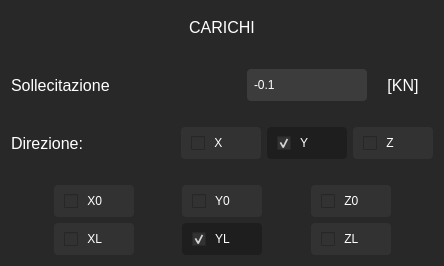
                <widget class="QFrame" name="frame_22">
                 <property name="styleSheet">
                  <string notr="true">background-color: rgb(40,40,40);
border-radius: 4px;
border: none</string>
                 </property>
                 <property name="frameShape">
                  <enum>QFrame::StyledPanel</enum>
                 </property>
                 <property name="frameShadow">
                  <enum>QFrame::Raised</enum>
                 </property>
                 <layout class="QGridLayout" name="gridLayout_13">
                  <item row="3" column="0" colspan="3">
                   <layout class="QHBoxLayout" name="horizontalLayout_32">
                    <item>
                     <widget class="QLabel" name="label_249">
                      <property name="minimumSize">
                       <size>
                        <width>230</width>
                        <height>32</height>
                       </size>
                      </property>
                      <property name="font">
                       <font>
                        <family>Segoe UI</family>
                        <pointsize>12</pointsize>
                        <weight>50</weight>
                        <italic>false</italic>
                        <bold>false</bold>
                       </font>
                      </property>
                      <property name="layoutDirection">
                       <enum>Qt::LeftToRight</enum>
                      </property>
                      <property name="styleSheet">
                       <string notr="true">font:400 12pt &quot;Segoe UI&quot;;
color: rgb(255,255,255);</string>
                      </property>
                      <property name="text">
                       <string>Sollecitazione</string>
                      </property>
                      <property name="alignment">
                       <set>Qt::AlignLeading|Qt::AlignLeft|Qt::AlignVCenter</set>
                      </property>
                     </widget>
                    </item>
                    <item>
                     <widget class="QLineEdit" name="beam_carico">
                      <property name="sizePolicy">
                       <sizepolicy hsizetype="Preferred" vsizetype="Preferred">
                        <horstretch>0</horstretch>
                        <verstretch>0</verstretch>
                       </sizepolicy>
                      </property>
                      <property name="minimumSize">
                       <size>
                        <width>120</width>
                        <height>32</height>
                       </size>
                      </property>
                      <property name="maximumSize">
                       <size>
                        <width>120</width>
                        <height>32</height>
                       </size>
                      </property>
                      <property name="styleSheet">
                       <string notr="true">background-color: rgb(60,60,60);
font: 10pt &quot;Segoe UI&quot;;
color: rgb(255, 255, 255);
padding-left: 5px;
border-radius:4px</string>
                      </property>
                      <property name="text">
                       <string>-0.1</string>
                      </property>
                     </widget>
                    </item>
                    <item>
                     <widget class="QLabel" name="label_248">
                      <property name="minimumSize">
                       <size>
                        <width>60</width>
                        <height>32</height>
                       </size>
                      </property>
                      <property name="maximumSize">
                       <size>
                        <width>60</width>
                        <height>16777215</height>
                       </size>
                      </property>
                      <property name="font">
                       <font>
                        <family>Segoe UI</family>
                        <pointsize>12</pointsize>
                        <weight>50</weight>
                        <italic>false</italic>
                        <bold>false</bold>
                       </font>
                      </property>
                      <property name="layoutDirection">
                       <enum>Qt::LeftToRight</enum>
                      </property>
                      <property name="styleSheet">
                       <string notr="true">font:400 12pt &quot;Segoe UI&quot;;
color: rgb(255,255,255);</string>
                      </property>
                      <property name="text">
                       <string>[KN]</string>
                      </property>
                      <property name="alignment">
                       <set>Qt::AlignCenter</set>
                      </property>
                     </widget>
                    </item>
                   </layout>
                  </item>
                  <item row="5" column="0" colspan="3">
                   <layout class="QHBoxLayout" name="horizontalLayout_28">
                    <item>
                     <widget class="QLabel" name="label_250">
                      <property name="minimumSize">
                       <size>
                        <width>120</width>
                        <height>32</height>
                       </size>
                      </property>
                      <property name="font">
                       <font>
                        <family>Segoe UI</family>
                        <pointsize>12</pointsize>
                        <weight>50</weight>
                        <italic>false</italic>
                        <bold>false</bold>
                       </font>
                      </property>
                      <property name="layoutDirection">
                       <enum>Qt::LeftToRight</enum>
                      </property>
                      <property name="styleSheet">
                       <string notr="true">font:400 12pt &quot;Segoe UI&quot;;
color: rgb(255,255,255);</string>
                      </property>
                      <property name="text">
                       <string>Direzione:</string>
                      </property>
                      <property name="alignment">
                       <set>Qt::AlignLeading|Qt::AlignLeft|Qt::AlignVCenter</set>
                      </property>
                     </widget>
                    </item>
                    <item>
                     <spacer name="horizontalSpacer_37">
                      <property name="orientation">
                       <enum>Qt::Horizontal</enum>
                      </property>
                      <property name="sizeHint" stdset="0">
                       <size>
                        <width>40</width>
                        <height>20</height>
                       </size>
                      </property>
                     </spacer>
                    </item>
                    <item>
                     <widget class="QCheckBox" name="beam_carico_direzione_x">
                      <property name="minimumSize">
                       <size>
                        <width>80</width>
                        <height>32</height>
                       </size>
                      </property>
                      <property name="styleSheet">
                       <string notr="true">QCheckBox {
    font: 400 12pt &quot;Segoe UI&quot;;
    color: rgb(255,255,255);
    padding-left: 10px;
    background-color: rgb(50,50,50); /* colore di default */
    border-radius: 4px; /* opzionale */
}

QCheckBox:checked {
    background-color: rgb(30,30,30); /* cambia sfondo quando premuto */
}
</string>
                      </property>
                      <property name="text">
                       <string> X</string>
                      </property>
                     </widget>
                    </item>
                    <item>
                     <widget class="QCheckBox" name="beam_carico_direzione_y">
                      <property name="minimumSize">
                       <size>
                        <width>80</width>
                        <height>32</height>
                       </size>
                      </property>
                      <property name="styleSheet">
                       <string notr="true">QCheckBox {
    font: 400 12pt &quot;Segoe UI&quot;;
    color: rgb(255,255,255);
    padding-left: 10px;
    background-color: rgb(50,50,50); /* colore di default */
    border-radius: 4px; /* opzionale */
}

QCheckBox:checked {
    background-color: rgb(30,30,30); /* cambia sfondo quando premuto */
}
</string>
                      </property>
                      <property name="text">
                       <string> Y</string>
                      </property>
                      <property name="checked">
                       <bool>true</bool>
                      </property>
                     </widget>
                    </item>
                    <item>
                     <widget class="QCheckBox" name="beam_carico_direzione_z">
                      <property name="minimumSize">
                       <size>
                        <width>80</width>
                        <height>32</height>
                       </size>
                      </property>
                      <property name="styleSheet">
                       <string notr="true">QCheckBox {
    font: 400 12pt &quot;Segoe UI&quot;;
    color: rgb(255,255,255);
    padding-left: 10px;
    background-color: rgb(50,50,50); /* colore di default */
    border-radius: 4px; /* opzionale */
}

QCheckBox:checked {
    background-color: rgb(30,30,30); /* cambia sfondo quando premuto */
}
</string>
                      </property>
                      <property name="text">
                       <string> Z</string>
                      </property>
                     </widget>
                    </item>
                   </layout>
                  </item>
                  <item row="7" column="0" colspan="3">
                   <layout class="QGridLayout" name="gridLayout_10">
                    <item row="0" column="0" rowspan="2">
                     <spacer name="horizontalSpacer_31">
                      <property name="orientation">
                       <enum>Qt::Horizontal</enum>
                      </property>
                      <property name="sizeHint" stdset="0">
                       <size>
                        <width>40</width>
                        <height>20</height>
                       </size>
                      </property>
                     </spacer>
                    </item>
                    <item row="0" column="1">
                     <widget class="QCheckBox" name="beam_carico_x0">
                      <property name="minimumSize">
                       <size>
                        <width>80</width>
                        <height>32</height>
                       </size>
                      </property>
                      <property name="styleSheet">
                       <string notr="true">QCheckBox {
    font: 400 12pt &quot;Segoe UI&quot;;
    color: rgb(255,255,255);
    padding-left: 10px;
    background-color: rgb(50,50,50); /* colore di default */
    border-radius: 4px; /* opzionale */
}

QCheckBox:checked {
    background-color: rgb(30,30,30); /* cambia sfondo quando premuto */
}
</string>
                      </property>
                      <property name="text">
                       <string> X0</string>
                      </property>
                     </widget>
                    </item>
                    <item row="0" column="2" rowspan="2">
                     <spacer name="horizontalSpacer_33">
                      <property name="orientation">
                       <enum>Qt::Horizontal</enum>
                      </property>
                      <property name="sizeHint" stdset="0">
                       <size>
                        <width>40</width>
                        <height>20</height>
                       </size>
                      </property>
                     </spacer>
                    </item>
                    <item row="0" column="3">
                     <widget class="QCheckBox" name="beam_carico_y0">
                      <property name="minimumSize">
                       <size>
                        <width>80</width>
                        <height>32</height>
                       </size>
                      </property>
                      <property name="styleSheet">
                       <string notr="true">QCheckBox {
    font: 400 12pt &quot;Segoe UI&quot;;
    color: rgb(255,255,255);
    padding-left: 10px;
    background-color: rgb(50,50,50); /* colore di default */
    border-radius: 4px; /* opzionale */
}

QCheckBox:checked {
    background-color: rgb(30,30,30); /* cambia sfondo quando premuto */
}
</string>
                      </property>
                      <property name="text">
                       <string> Y0</string>
                      </property>
                     </widget>
                    </item>
                    <item row="0" column="4" rowspan="2">
                     <spacer name="horizontalSpacer_32">
                      <property name="orientation">
                       <enum>Qt::Horizontal</enum>
                      </property>
                      <property name="sizeHint" stdset="0">
                       <size>
                        <width>40</width>
                        <height>20</height>
                       </size>
                      </property>
                     </spacer>
                    </item>
                    <item row="0" column="5">
                     <widget class="QCheckBox" name="beam_carico_z0">
                      <property name="minimumSize">
                       <size>
                        <width>80</width>
                        <height>32</height>
                       </size>
                      </property>
                      <property name="styleSheet">
                       <string notr="true">QCheckBox {
    font: 400 12pt &quot;Segoe UI&quot;;
    color: rgb(255,255,255);
    padding-left: 10px;
    background-color: rgb(50,50,50); /* colore di default */
    border-radius: 4px; /* opzionale */
}

QCheckBox:checked {
    background-color: rgb(30,30,30); /* cambia sfondo quando premuto */
}
</string>
                      </property>
                      <property name="text">
                       <string> Z0</string>
                      </property>
                     </widget>
                    </item>
                    <item row="0" column="6" rowspan="2">
                     <spacer name="horizontalSpacer_34">
                      <property name="orientation">
                       <enum>Qt::Horizontal</enum>
                      </property>
                      <property name="sizeHint" stdset="0">
                       <size>
                        <width>40</width>
                        <height>20</height>
                       </size>
                      </property>
                     </spacer>
                    </item>
                    <item row="1" column="1">
                     <widget class="QCheckBox" name="beam_carico_xL">
                      <property name="minimumSize">
                       <size>
                        <width>80</width>
                        <height>32</height>
                       </size>
                      </property>
                      <property name="styleSheet">
                       <string notr="true">QCheckBox {
    font: 400 12pt &quot;Segoe UI&quot;;
    color: rgb(255,255,255);
    padding-left: 10px;
    background-color: rgb(50,50,50); /* colore di default */
    border-radius: 4px; /* opzionale */
}

QCheckBox:checked {
    background-color: rgb(30,30,30); /* cambia sfondo quando premuto */
}
</string>
                      </property>
                      <property name="text">
                       <string> XL</string>
                      </property>
                     </widget>
                    </item>
                    <item row="1" column="3">
                     <widget class="QCheckBox" name="beam_carico_yL">
                      <property name="minimumSize">
                       <size>
                        <width>80</width>
                        <height>32</height>
                       </size>
                      </property>
                      <property name="styleSheet">
                       <string notr="true">QCheckBox {
    font: 400 12pt &quot;Segoe UI&quot;;
    color: rgb(255,255,255);
    padding-left: 10px;
    background-color: rgb(50,50,50); /* colore di default */
    border-radius: 4px; /* opzionale */
}

QCheckBox:checked {
    background-color: rgb(30,30,30); /* cambia sfondo quando premuto */
}
</string>
                      </property>
                      <property name="text">
                       <string> YL</string>
                      </property>
                      <property name="checked">
                       <bool>true</bool>
                      </property>
                     </widget>
                    </item>
                    <item row="1" column="5">
                     <widget class="QCheckBox" name="beam_carico_zL">
                      <property name="minimumSize">
                       <size>
                        <width>80</width>
                        <height>32</height>
                       </size>
                      </property>
                      <property name="styleSheet">
                       <string notr="true">QCheckBox {
    font: 400 12pt &quot;Segoe UI&quot;;
    color: rgb(255,255,255);
    padding-left: 10px;
    background-color: rgb(50,50,50); /* colore di default */
    border-radius: 4px; /* opzionale */
}

QCheckBox:checked {
    background-color: rgb(30,30,30); /* cambia sfondo quando premuto */
}
</string>
                      </property>
                      <property name="text">
                       <string> ZL</string>
                      </property>
                     </widget>
                    </item>
                   </layout>
                  </item>
                  <item row="2" column="0">
                   <spacer name="verticalSpacer_45">
                    <property name="orientation">
                     <enum>Qt::Vertical</enum>
                    </property>
                    <property name="sizeType">
                     <enum>QSizePolicy::Fixed</enum>
                    </property>
                    <property name="sizeHint" stdset="0">
                     <size>
                      <width>20</width>
                      <height>20</height>
                     </size>
                    </property>
                   </spacer>
                  </item>
                  <item row="6" column="1">
                   <spacer name="verticalSpacer_44">
                    <property name="orientation">
                     <enum>Qt::Vertical</enum>
                    </property>
                    <property name="sizeType">
                     <enum>QSizePolicy::Fixed</enum>
                    </property>
                    <property name="sizeHint" stdset="0">
                     <size>
                      <width>20</width>
                      <height>20</height>
                     </size>
                    </property>
                   </spacer>
                  </item>
                  <item row="1" column="0" colspan="3">
                   <widget class="QLabel" name="label_247">
                    <property name="minimumSize">
                     <size>
                      <width>70</width>
                      <height>32</height>
                     </size>
                    </property>
                    <property name="font">
                     <font>
                      <family>Segoe UI</family>
                      <pointsize>12</pointsize>
                      <weight>57</weight>
                      <italic>false</italic>
                      <bold>false</bold>
                     </font>
                    </property>
                    <property name="layoutDirection">
                     <enum>Qt::LeftToRight</enum>
                    </property>
                    <property name="styleSheet">
                     <string notr="true">font:460 12pt &quot;Segoe UI&quot;;
color: rgb(255,255,255);</string>
                    </property>
                    <property name="text">
                     <string>CARICHI</string>
                    </property>
                    <property name="alignment">
                     <set>Qt::AlignCenter</set>
                    </property>
                   </widget>
                  </item>
                  <item row="4" column="0">
                   <spacer name="verticalSpacer_52">
                    <property name="orientation">
                     <enum>Qt::Vertical</enum>
                    </property>
                    <property name="sizeType">
                     <enum>QSizePolicy::Fixed</enum>
                    </property>
                    <property name="sizeHint" stdset="0">
                     <size>
                      <width>20</width>
                      <height>20</height>
                     </size>
                    </property>
                   </spacer>
                  </item>
                 </layout>
                </widget>
